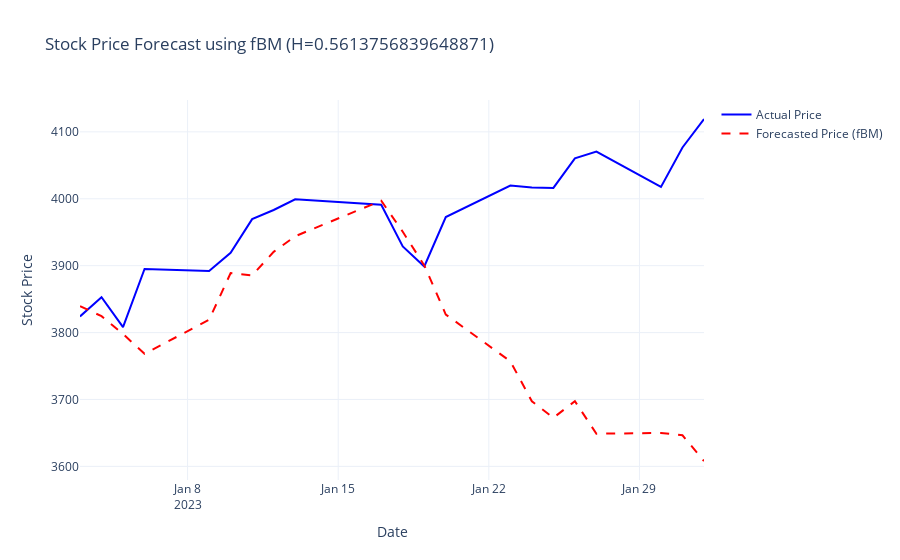

Notebook cell for this chart:
### Code cell
from stochastic.processes.continuous import FractionalBrownianMotion
import numpy as np
import random
import plotly.graph_objects as go

def simulate_fbm_prices(train_data, test_data, H):
    """Simulate future stock prices using a geometric fractional Brownian motion model."""    
    # Calculate drift (μ) and volatility (σ) from training log returns
    mu = train_data["log_returns"].mean()
    sigma = train_data["log_returns"].std()

    # Define Fractional Brownian Motion (fBM) model
    n_days = len(test_data)
    fbm = FractionalBrownianMotion(hurst=H, t=n_days - 1)
    fbm_values = fbm.sample(n=n_days - 1)
    
    # Use the last known price from training data as the starting point
    S0 = train_data['price'].iloc[-1]
    simulated_prices = S0 * np.exp(mu * np.arange(n_days) + sigma * fbm_values)
    
    return simulated_prices

def plot_actual_vs_simulated(test_data, simulated_prices, H):
    """Create an interactive Plotly plot comparing the actual prices with simulated prices."""
    fig = go.Figure()
    fig.add_trace(go.Scatter(
        x=test_data.index,
        y=test_data["price"],
        mode='lines',
        name='Actual Price',
        line=dict(color='blue')
    ))
    fig.add_trace(go.Scatter(
        x=test_data.index,
        y=simulated_prices,
        mode='lines',
        name='Forecasted Price (fBM)',
        line=dict(color='red', dash='dash')
    ))
    fig.update_layout(
        title=f"Stock Price Forecast using fBM (H={H})",
        xaxis_title="Date",
        yaxis_title="Stock Price",
        template="plotly_white"
    )
    fig.show()

simulated_prices = simulate_fbm_prices(SNP_training_df, SNP_testing_df, SNP_hurst_est)
plot_actual_vs_simulated(SNP_testing_df, simulated_prices, SNP_hurst_est)

### Figure 1 — Plotly figure (JSON) as saved in the notebook; plotly's stock layout.template omitted (floating-point values rounded to 4 significant figures)
{"data": [{"line": {"color": "blue"}, "mode": "lines", "name": "Actual Price", "type": "scatter", "x": ["2023-01-03T00:00:00", "2023-01-04T00:00:00", "2023-01-05T00:00:00", "2023-01-06T00:00:00", "2023-01-09T00:00:00", "2023-01-10T00:00:00", "2023-01-11T00:00:00", "2023-01-12T00:00:00", "2023-01-13T00:00:00", "2023-01-17T00:00:00", "2023-01-18T00:00:00", "2023-01-19T00:00:00", "2023-01-20T00:00:00", "2023-01-23T00:00:00", "2023-01-24T00:00:00", "2023-01-25T00:00:00", "2023-01-26T00:00:00", "2023-01-27T00:00:00", "2023-01-30T00:00:00", "2023-01-31T00:00:00", "2023-02-01T00:00:00"], "y": [3824.0, 3853.0, 3808.0, 3895.0, 3892.0, 3919.0, 3970.0, 3983.0, 3999.0, 3991.0, 3929.0, 3899.0, 3973.0, 4020.0, 4017.0, 4016.0, 4060.0, 4071.0, 4018.0, 4077.0, 4119.0]}, {"line": {"color": "red", "dash": "dash"}, "mode": "lines", "name": "Forecasted Price (fBM)", "type": "scatter", "x": ["2023-01-03T00:00:00", "2023-01-04T00:00:00", "2023-01-05T00:00:00", "2023-01-06T00:00:00", "2023-01-09T00:00:00", "2023-01-10T00:00:00", "2023-01-11T00:00:00", "2023-01-12T00:00:00", "2023-01-13T00:00:00", "2023-01-17T00:00:00", "2023-01-18T00:00:00", "2023-01-19T00:00:00", "2023-01-20T00:00:00", "2023-01-23T00:00:00", "2023-01-24T00:00:00", "2023-01-25T00:00:00", "2023-01-26T00:00:00", "2023-01-27T00:00:00", "2023-01-30T00:00:00", "2023-01-31T00:00:00", "2023-02-01T00:00:00"], "y": [3840.0, 3825.0, 3798.0, 3768.0, 3819.0, 3889.0, 3886.0, 3921.0, 3944.0, 3997.0, 3951.0, 3900.0, 3827.0, 3757.0, 3697.0, 3673.0, 3697.0, 3649.0, 3650.0, 3646.0, 3608.0]}], "layout": {"title": {"text": "Stock Price Forecast using fBM (H=0.5613756839648871)"}, "xaxis": {"title": {"text": "Date"}}, "yaxis": {"title": {"text": "Stock Price"}}}}
